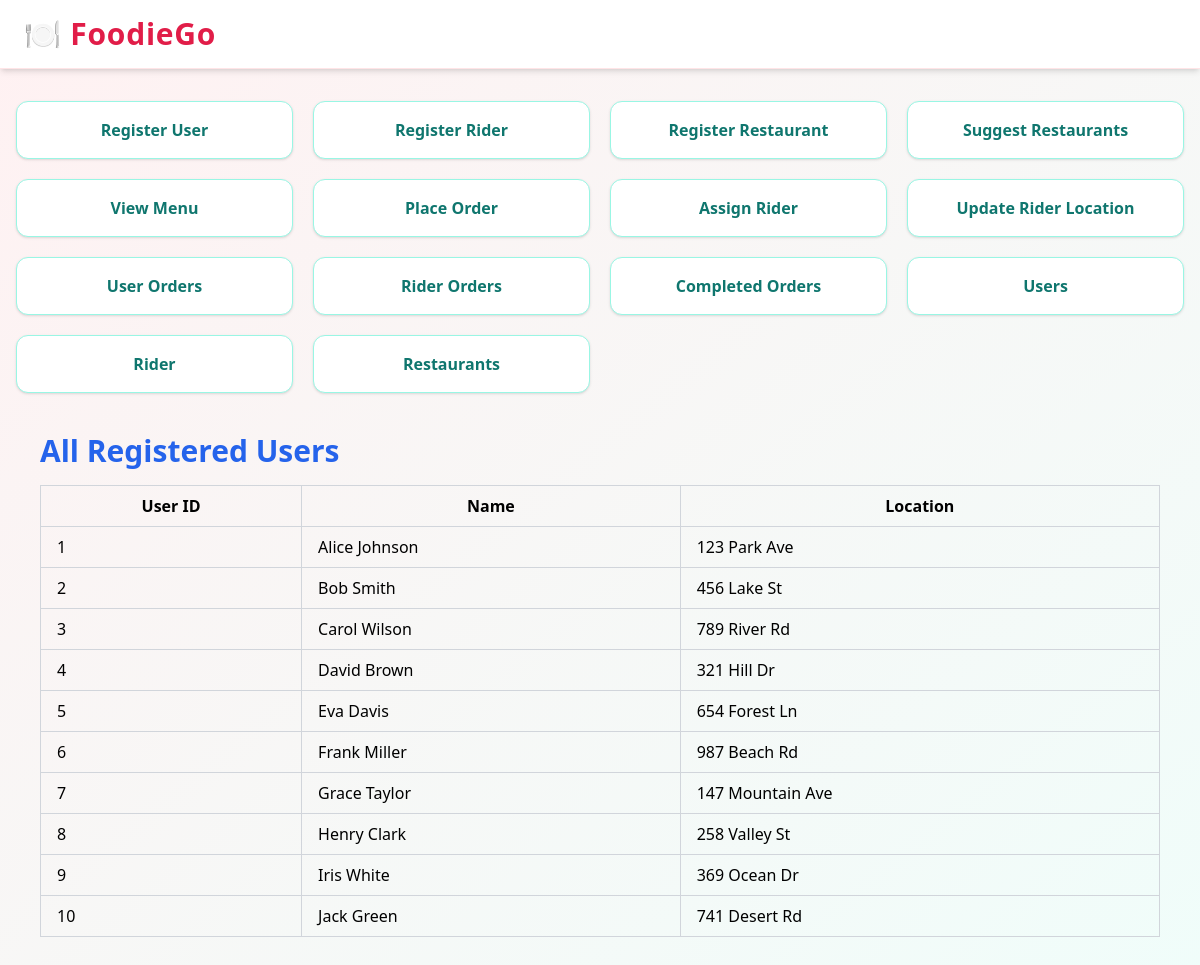
Screenshot of /users with the database file from the repository.
### tables this page shows
CREATE TABLE users (
                    user_id INTEGER PRIMARY KEY AUTOINCREMENT,
                    name TEXT NOT NULL,
                    location TEXT NOT NULL
                );

### routes/user_routes.py (the view)
@user_routes.route('/users')
def get_all_users():
    try:
        with db_cursor() as cursor:
            cursor.execute("SELECT * FROM users")
            users = cursor.fetchall()  # Fetch all rows as a list of dictionaries
        if not users:
            return render_template('users.html', error="No users found.")
        return render_template('users.html', users=users)
    except Exception as e:
        print(f"Error: {e}")
        return render_template('users.html', error="Error loading users.")

### db.py (called while the page is built)
@contextmanager
def db_cursor():
    conn = sqlite3.connect('food_delivery.db')
    conn.row_factory = sqlite3.Row  # Set BEFORE creating the cursor!
    cursor = conn.cursor()
    try:
        yield cursor
        conn.commit()
    except Exception as e:
        conn.rollback()
        raise e
    finally:
        cursor.close()
        conn.close()

### templates/users.html
{% extends 'base.html' %} {% block title %}All Registered Users{% endblock %} {%
block content %}
<h1 class="text-3xl font-bold text-blue-600 mb-4">All Registered Users</h1>
{% if error %}
<div class="alert alert-danger">
  <p>{{ error }}</p>
</div>
{% else %}
<table class="min-w-full table-auto border-collapse border border-gray-300">
  <thead>
    <tr>
      <th class="py-2 px-4 border border-gray-300">User ID</th>
      <th class="py-2 px-4 border border-gray-300">Name</th>
      <th class="py-2 px-4 border border-gray-300">Location</th>
    </tr>
  </thead>
  <tbody>
    {% for user in users %}
    <tr>
      <td class="py-2 px-4 border border-gray-300">{{ user['user_id'] }}</td>
      <td class="py-2 px-4 border border-gray-300">{{ user['name'] }}</td>
      <td class="py-2 px-4 border border-gray-300">{{ user['location'] }}</td>
    </tr>
    {% endfor %}
  </tbody>
</table>
{% endif %} {% endblock %}

### templates/base.html (shortened to what this page needs)
<!DOCTYPE html>
<html lang="en">
  <head>
    <script src="https://cdn.tailwindcss.com"></script>
    <link
      rel="stylesheet"
      href="{{ url_for('static', filename='css/styles.css') }}"
    />
  </head>
  <body class="bg-gradient-to-br from-rose-50 to-teal-50 font-sans min-h-screen">
    <header class="bg-white shadow-md py-4 px-6 border-b border-rose-100">
      <div class="max-w-7xl mx-auto flex justify-between items-center">
        <a href="/" class="text-3xl font-extrabold text-rose-600 tracking-wide">
          🍽️ FoodieGo
        </a>
      </div>
    </header>
    <section class="max-w-7xl mx-auto mt-8 px-4">
      <div class="grid grid-cols-2 sm:grid-cols-3 lg:grid-cols-4 gap-5">
        {% for label, link in links %}
        <a
          href="{{ link }}"
          class="bg-white p-4 rounded-xl text-center font-semibold text-teal-700 border border-teal-200 shadow hover:shadow-lg hover:bg-teal-100 transition duration-200 ease-in-out"
        >
          {{ label }}
        </a>
        {% endfor %}
      </div>
    </section>
    <main class="max-w-6xl mx-auto px-4 py-10">
      {% block content %} {% endblock %}
    </main>
  </body>
</html>

### static/css/styles.css (style rules this page uses)
body { background-color: #f3f4f6; }

### rows the page displays
users: user_id "1", name "Alice Johnson", location "123 Park Ave"
users: user_id "2", name "Bob Smith", location "456 Lake St"
users: user_id "3", name "Carol Wilson", location "789 River Rd"
users: user_id "4", name "David Brown", location "321 Hill Dr"
users: user_id "5", name "Eva Davis", location "654 Forest Ln"
users: user_id "6", name "Frank Miller", location "987 Beach Rd"
users: user_id "7", name "Grace Taylor", location "147 Mountain Ave"
users: user_id "8", name "Henry Clark", location "258 Valley St"
users: user_id "9", name "Iris White", location "369 Ocean Dr"
users: user_id "10", name "Jack Green", location "741 Desert Rd"

### other values shown
{{ label }} "Register User" "Register Rider" "Register Restaurant" "Suggest Restaurants" "View Menu" "Place Order" "Assign Rider" "Update Rider Location" "User Orders" "Rider Orders" "Completed Orders" "Users" "Rider" "Restaurants"
